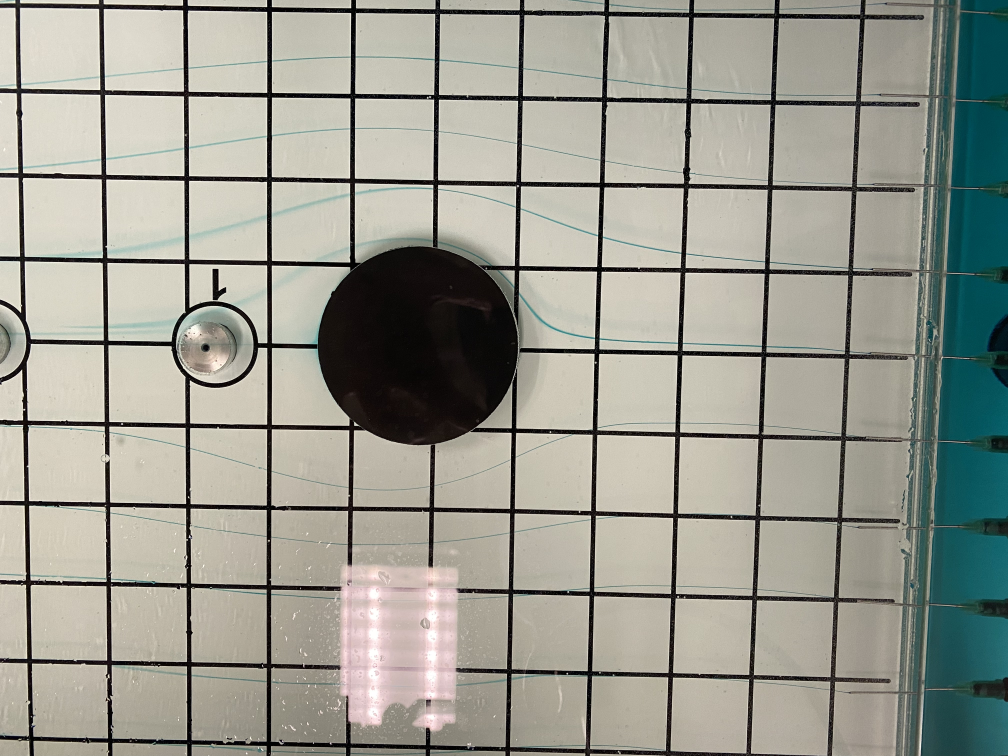
%> input picture MAE_171A/Fluids lab/IMG_6242.jpeg, 4032 x 3024 px (shown at 1/4 size)
$ octave streamline_detection_example.m   (GNU Octave 9; MATLAB toolbox functions it lacks are replaced by stand-ins)
%> lines starting %> are read from the running program, lines starting %| are printed output that depends on the picture
% Need image processing toolbox
clc;
clear all;
close all;

img_filename = 'IMG_6242.jpeg'; % image filename in same directory

myrgb = imread(img_filename); % open image

myrgb = fliplr(flipud(myrgb)); % reorient image

croprgb=imcrop(myrgb,[1200 900 2300 1300]); % crop
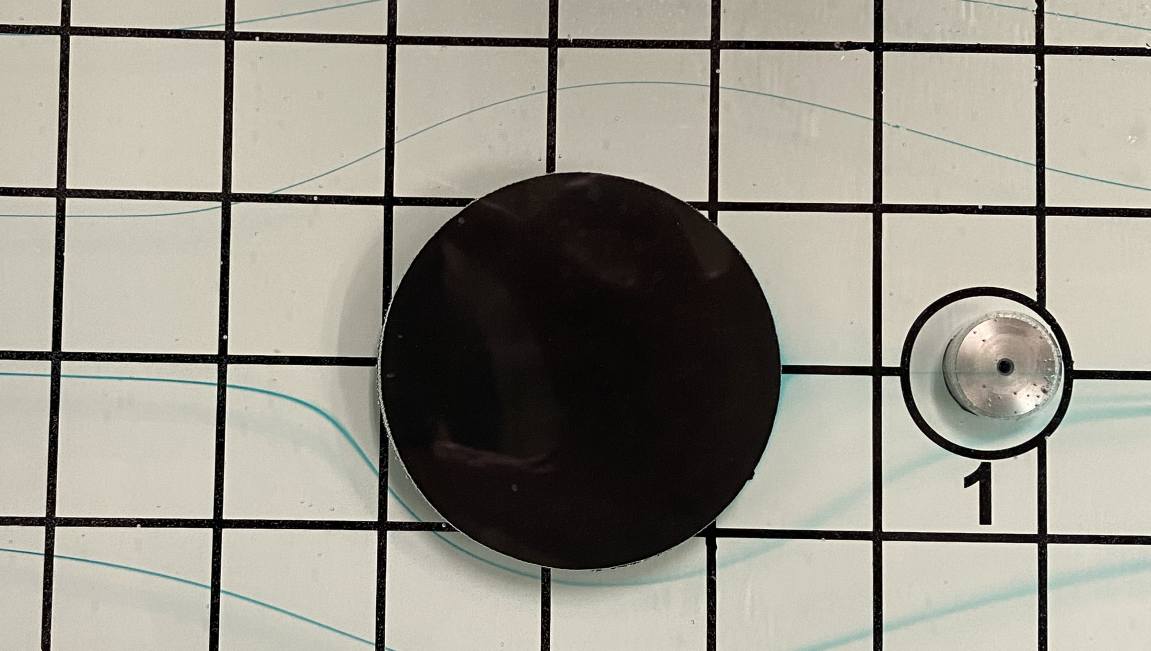
%> croprgb: size 1301x2301x3 uint8 (shown at 1/2 size); mean R, G, B 151.2, 147.9, 137

[centers,radii] = imfindcircles(croprgb,[300 500],'Sensitivity',0.99,...
    'ObjectPolarity','dark'); % find disc center and radii
%> centers = [1164.3 742.1]; radii = 398.6


rgbref=[80 140 140]; % reference color
clrdist=50; % color distance

tempvec=zeros(1,3); % temporary holding vector
binary=zeros(size(croprgb,1),size(croprgb,2)); % blank binary matrix

%> (the run ends here)
